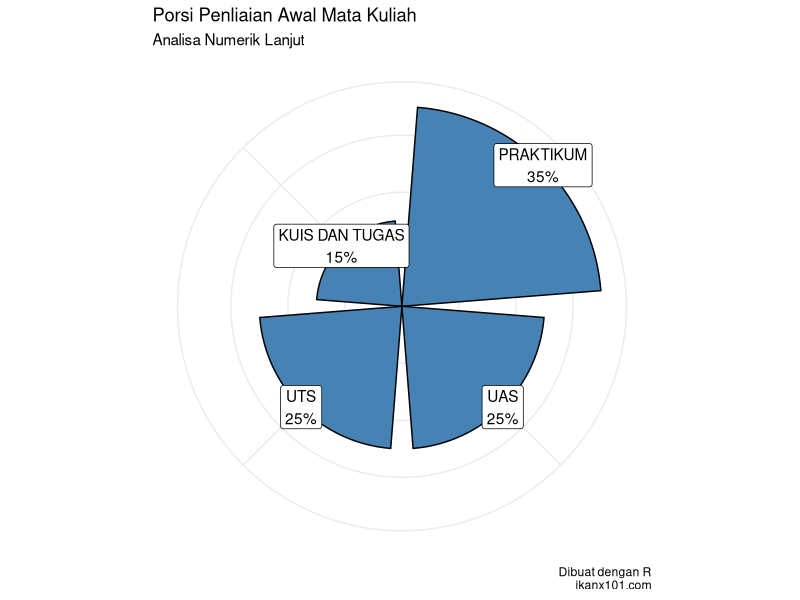

The R source for this figure: (Note: this script raises an error after producing the figure.)
## ---- chunk 1
knitr::opts_chunk$set(echo = TRUE)
setwd("~/209_ITB/Semester I/Jaringan dan Pengolahan Data Paralel")
library(dplyr)
library(ggplot2)

options(scipen = 999)

rm(list=ls())
## ---- chunk 2
data.frame(
  ket = c("KUIS DAN TUGAS","PRAKTIKUM","UTS","UAS"),
  persen = c(15,35,25,25)
) %>% 
  mutate(label = paste0(ket,"\n",persen,"%")) %>% 
  ggplot(aes(x = reorder(ket,-persen),
             y = persen)) +
  geom_col(fill = "steelblue",
           color = "black") +
  geom_label(aes(label = label)) +
  labs(title = "Porsi Penliaian Awal Mata Kuliah",
       subtitle = "Analisa Numerik Lanjut",
       caption = "Dibuat dengan R\nikanx101.com") +
  theme_minimal() +
  theme(axis.title = element_blank(),
        axis.text = element_blank()) +
  coord_polar()
## ---- chunk 3
knitr::include_graphics("Screenshot from 2021-08-26 13-04-46.png")
